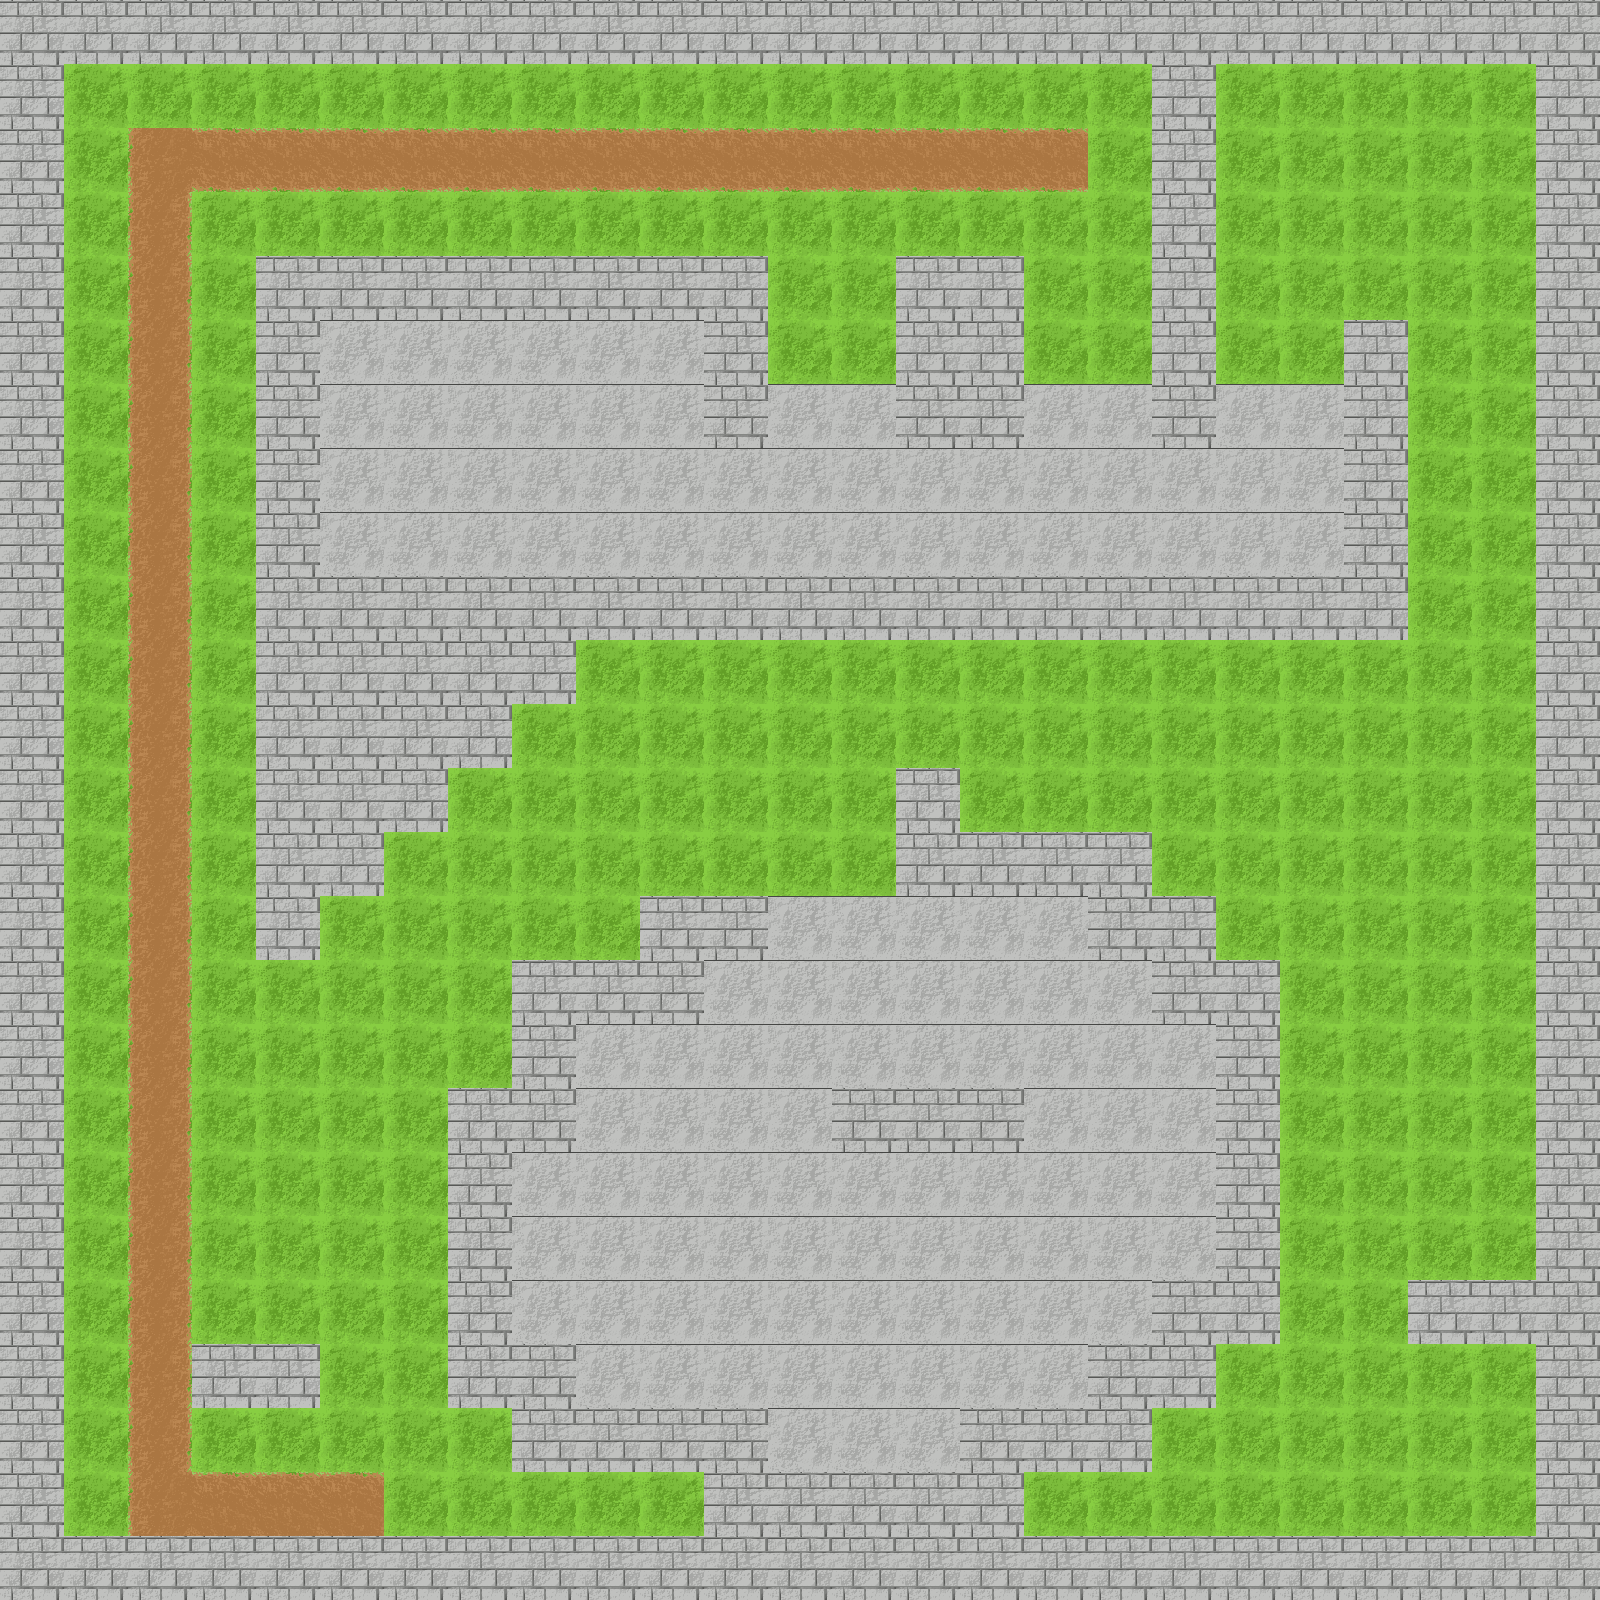

A 2D game scene composited from a Tiled map and its tileset images. What follows is a short description and the map's XML, with each tile layer's data collapsed to a summary:
An orthogonal 25x25 tile map with 64x64 px tiles, 2 tile layers (Floor Layer, Walls) and 16 objects.

<map version="1.0" orientation="orthogonal" width="25" height="25" tilewidth="64" tileheight="64">
 <tileset firstgid="1" name="tiles" tilewidth="64" tileheight="64">
  <image source="../images/tiles.png" width="640" height="640" />
  <tile id="1">
   <properties>
    <property name="Class" value="Spawner" />
   </properties>
  </tile>
  <tile id="20">
   <properties>
    <property name="Class" value="HealthPup" />
   </properties>
  </tile>
  <tile id="21">
   <properties>
    <property name="Class" value="ShipItem" />
   </properties>
  </tile>
  <tile id="45">
   <properties>
    <property name="Class" value="Player" />
   </properties>
  </tile>
  <tile id="50">
   <properties>
    <property name="Class" value="Player" />
   </properties>
  </tile>
  <tile id="51">
   <properties>
    <property name="Class" value="Spawner" />
   </properties>
  </tile>
 </tileset>
 <layer name="Floor Layer" width="25" height="25">
  <properties>
   <property name="sensor" value="true" />
  </properties>
  <data>[625 cells, 625 non-empty, 7 distinct tile ids]</data>
 </layer>
 <layer name="Walls" width="25" height="25">
  <properties>
   <property name="collision" value="true" />
   <property name="type" value="32" />
  </properties>
  <data>[625 cells, 208 non-empty, 6 distinct tile ids]</data>
 </layer>
 <objectgroup name="Object Layer 1" width="25" height="25">
  <object gid="51" x="1371" y="208" />
  <object gid="52" x="369" y="433" />
  <object gid="52" x="1416" y="1467" />
  <object gid="52" x="847" y="1281" />
  <object gid="22" x="640" y="1536" />
  <object gid="22" x="1024" y="1536" />
  <object gid="22" x="640" y="384" />
  <object gid="21" x="832" y="1088" />
  <object gid="21" x="896" y="1088" />
  <object gid="21" x="960" y="1088" />
  <object gid="2" x="768" y="1344" />
  <object gid="2" x="832" y="1344" />
  <object gid="2" x="896" y="1344" />
  <object gid="22" x="768" y="1472" />
  <object gid="22" x="832" y="1472" />
  <object gid="22" x="896" y="1472" />
 </objectgroup>
</map>
